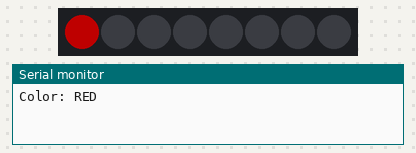
Simulated run of this sketch. Board: Arduino Uno, built with avr-gcc and run on an emulated ATmega328P. Parts: 8 RGB LEDs in strip order, left to right, the last lines printed to the serial monitor. Dim RGB values are drawn brighter than linear.

Above: at 0.1 s.
At 1.1 s:
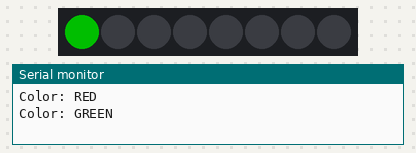
At 3.1 s:
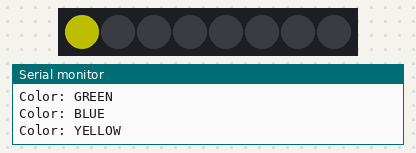
At 6.1 s:
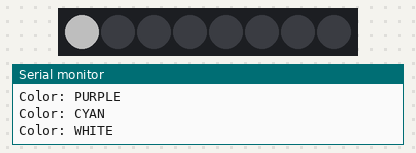
Timing chart, 0 to 40.0 s (numbered marks = the images above):
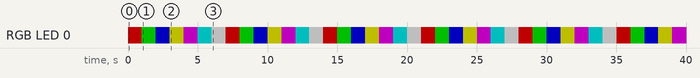

The sketch:

Practical_11.ino
```cpp
#include <Adafruit_NeoPixel.h>

#define LED_PIN 11
#define NUM_LEDS 8   // Physical strip mein 8 LEDs hain

Adafruit_NeoPixel strip(NUM_LEDS, LED_PIN, NEO_GRB + NEO_KHZ800);

void showColor(String name, uint32_t color) {
  strip.clear();                      // pehle sab LEDs off karo
  strip.setPixelColor(0, color);       // sirf LED #0 ko color do
  strip.show();

  Serial.print("Color: ");
  Serial.println(name);

  delay(1000);
}

void setup()
{
  Serial.begin(9600);
  strip.begin();
  strip.setBrightness(80);
  strip.clear();
  strip.show();
}

void loop()
{
  showColor("RED",    strip.Color(255, 0, 0));
  showColor("GREEN",  strip.Color(0, 255, 0));
  showColor("BLUE",   strip.Color(0, 0, 255));
  showColor("YELLOW", strip.Color(255, 255, 0));
  showColor("PURPLE", strip.Color(255, 0, 255));
  showColor("CYAN",   strip.Color(0, 255, 255));
  showColor("WHITE",  strip.Color(255, 255, 255));
}
```

Measured:
- by itself, RGB LED 0: repeats every 7.0 s: RGB(0, 80, 0) 1.0 s, RGB(0, 0, 80) 1.0 s, RGB(80, 80, 0) 1.0 s, RGB(80, 0, 80) 1.0 s, RGB(0, 80, 80) 1.0 s, RGB(80, 80, 80) 1.0 s, RGB(80, 0, 0) 1.0 s
- by itself, everything shown: repeats every 7.0 s, in 7 steps
- what the display in image 1 shows lasts 1.0 s, from 1.0 s to 2.0 s
